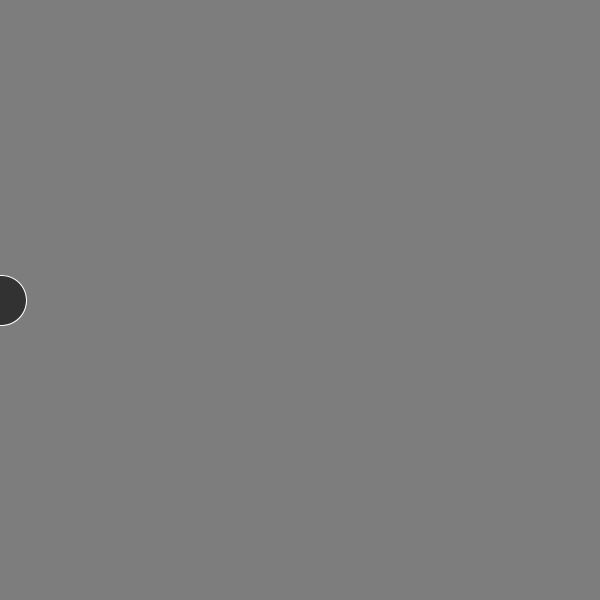
Frame 1 (no input)
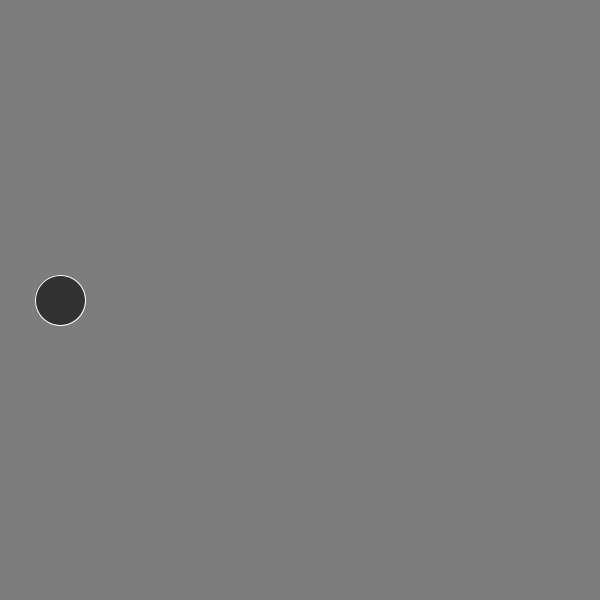
Frame 60 (the mouse pressed at the canvas centre just before this capture)
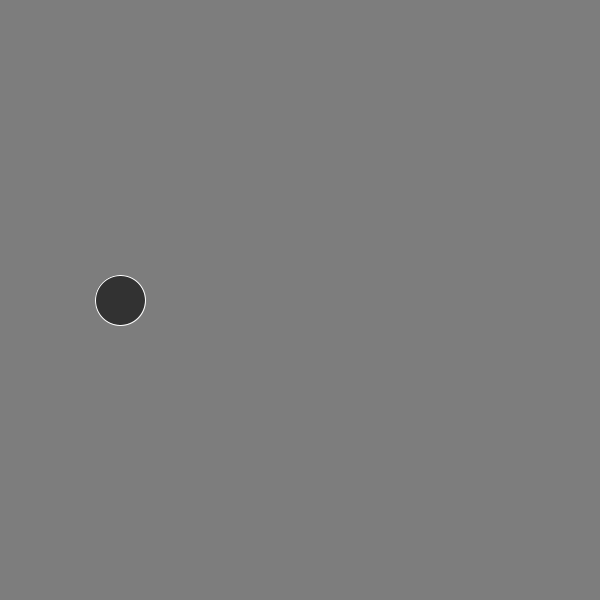
Frame 120 (the mouse held since frame 60 and released just before this capture)

The Processing sketch that drew these frames (run headless with seeded random() and noise(); from frame 60 on, the mouse is pressed at the canvas centre):

// Processing sketch: variables_conditionals_ball_across_screen
// ── variables_conditionals_ball_across_screen.pde
int x=0;

void setup()
{
  size(600,600);
  background(125,125,125);
  
}

void draw()
{
 background(125,125,125);

 if (x < width)
  {
  x = x + 1;
  }
  
  fill(50);
  stroke(255);
  ellipse(x,300,50,50);

}
